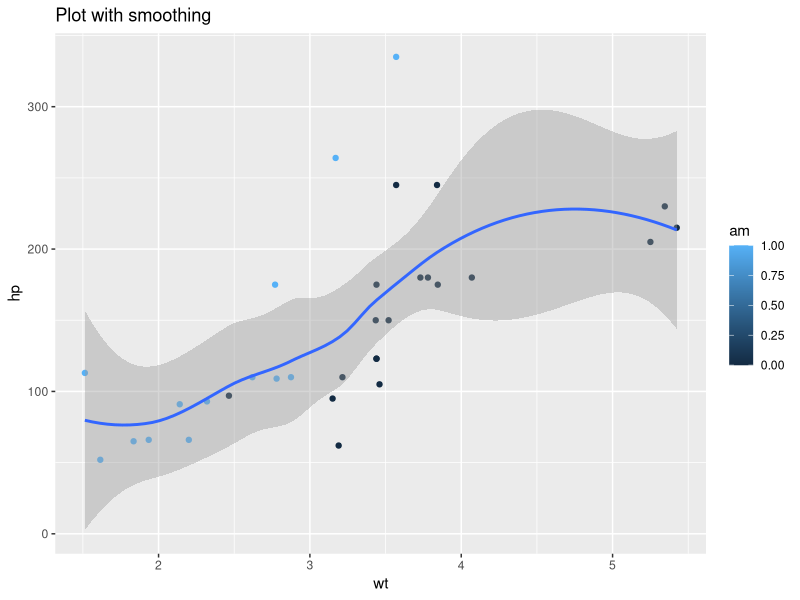
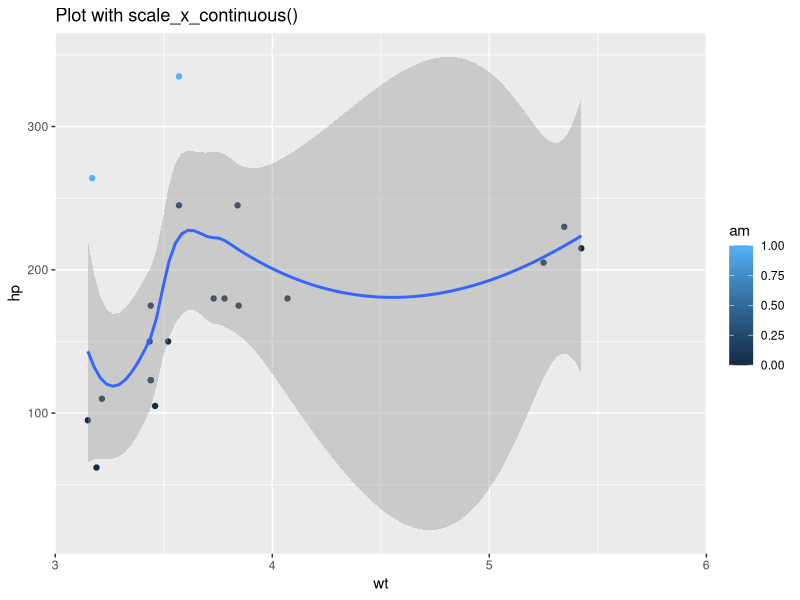
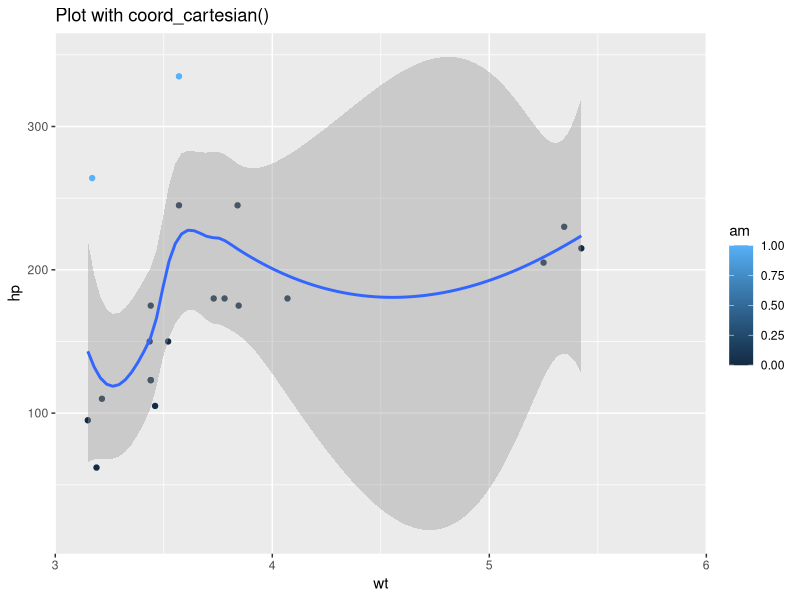

Write the R code that produced these figures, in order. (Note: this script raises an error after producing the figures.)
## ---- chunk 1
knitr::opts_chunk$set(error = TRUE, collapse = TRUE, comment = "#>")
## ---- chunk 2
library(readr)
library(dplyr)
library(ggplot2)
library(tidyr)
library(skimr)
library(knitr)
library(kableExtra)
library(RColorBrewer)
## ---- chunk 3
# Basic ggplot() command, coded for you
p1 <- ggplot(mtcars, aes(x = wt, y = hp, col = am)) + 
  geom_point() + 
  geom_smooth() +
  ggtitle("Plot with smoothing")
# Add scale_x_continuous()
p2 <- p1 + scale_x_continuous(limits = c(3, 6), expand = c(0, 0)) +
  ggtitle("Plot with scale_x_continuous()")
# Add coord_cartesian(): the proper way to zoom in
p3 <- p2 + coord_cartesian(xlim = c(3, 6)) +
  ggtitle("Plot with coord_cartesian()")

## ---- chunk 4
multiplot(p1, p2, p3, cols = 2)
## ---- chunk 5
# Complete basic scatter plot function
base.plot <- ggplot(iris, aes(x = Sepal.Length, y = Sepal.Width, col = Species)) +
               geom_jitter() +
               geom_smooth(method = "lm", se = FALSE)

# Plot base.plot: default aspect ratio
base.plot

# Fix aspect ratio (1:1) of base.plot
base.plot + coord_equal()
## ---- chunk 6
# Create a stacked bar plot: wide.bar
wide.bar <- ggplot(mtcars, aes(x = 1, fill = factor(cyl))) +
              geom_bar()

# Convert wide.bar to pie chart
w2 <- wide.bar +
  coord_polar(theta = "y")

# Create stacked bar plot: thin.bar
thin.bar <- ggplot(mtcars, aes(x = 1, fill = factor(cyl))) +
              geom_bar(width =  0.1) +
              scale_x_continuous(limits = c(0.5,1.5))

# Convert thin.bar to "ring" type pie chart
t2 <- thin.bar + 
  coord_polar(theta = "y")

multiplot(wide.bar, w2, thin.bar, t2, cols = 2)
